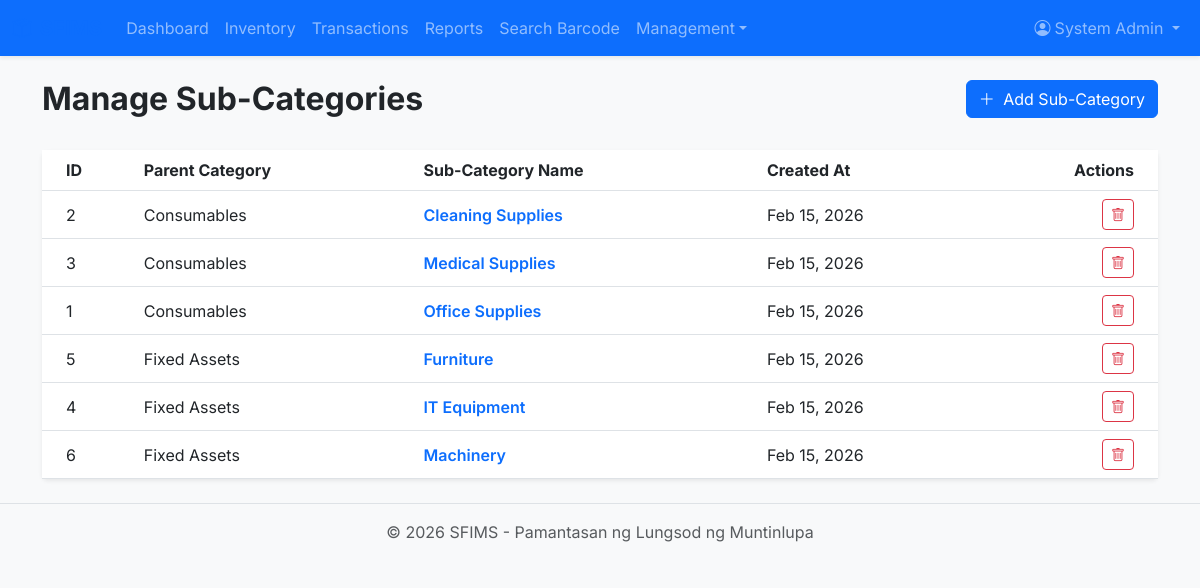
/admin/sub_categories.php (signed in), run on the app's committed database.
### tables this page shows
CREATE TABLE IF NOT EXISTS sub_categories (
    id INT AUTO_INCREMENT PRIMARY KEY,
    category_id INT NOT NULL,
    name VARCHAR(100) NOT NULL,
    created_at TIMESTAMP DEFAULT CURRENT_TIMESTAMP,
    FOREIGN KEY (category_id) REFERENCES categories(id) ON DELETE CASCADE
);

CREATE TABLE IF NOT EXISTS categories (
    id INT AUTO_INCREMENT PRIMARY KEY,
    name VARCHAR(100) NOT NULL UNIQUE,
    created_at TIMESTAMP DEFAULT CURRENT_TIMESTAMP
);

### config/app.php (called while the page is built, shortened)
<?php
function is_logged_in()
{
    return isset($_SESSION['user_id']) && $_SESSION['status'] === 'active';
}
function h($string)
{
    return htmlspecialchars($string, ENT_QUOTES, 'UTF-8');
}

### admin/sub_categories.php (the view, shortened to what this page needs)
<?php
require_once '../config/app.php';
$db = Database::getInstance();
$sql = "SELECT s.*, c.name as category_name
        FROM sub_categories s
        JOIN categories c ON s.category_id = c.id
        ORDER BY c.name ASC, s.name ASC";
$sub_categories = $db->query($sql)->fetchAll();
require_once '../partials/header.php';
?>
<div class="row mb-4">
    <div class="col-md-6">
        <h2 class="fw-bold">Manage Sub-Categories</h2>
    </div>
    <div class="col-md-6 text-end">
        <button type="button" class="btn btn-primary" data-bs-toggle="modal" data-bs-target="#addSubCategoryModal">
            <i class="bi bi-plus-lg me-1"></i> Add Sub-Category
        </button>
    </div>
</div>
<div class="card shadow-sm border-0">
    <div class="card-body p-0">
        <div class="table-responsive">
            <table class="table table-hover align-middle mb-0">
                <thead class="bg-light">
                    <tr>
                        <th class="ps-4">ID</th>
                        <th>Parent Category</th>
                        <th>Sub-Category Name</th>
                        <th>Created At</th>
                        <th class="text-end pe-4">Actions</th>
                    </tr>
                </thead>
                <tbody>
                    <?php if ($sub_categories): ?>
                        <?php foreach ($sub_categories as $sc): ?>
                            <tr>
                                <td class="ps-4"><?php echo $sc['id']; ?></td>
                                <td><?php echo h($sc['category_name']); ?></td>
                                <td class="fw-semibold text-primary"><?php echo h($sc['name']); ?></td>
                                <td><?php echo date('M d, Y', strtotime($sc['created_at'])); ?></td>
                                <td class="text-end pe-4">
                                    <a href="?delete=<?php echo $sc['id']; ?>" class="btn btn-sm btn-outline-danger" onclick="return confirm('Are you sure you want to delete this sub-category?')">
                                        <i class="bi bi-trash"></i>
                                    </a>
                                </td>
                            </tr>
                        <?php endforeach; ?>
                    <?php endif; ?>
                </tbody>
            </table>
        </div>
    </div>
</div>
<?php require_once '../partials/footer.php'; ?>

### partials/header.php (shortened to what this page needs)
<!DOCTYPE html>
<html lang="en">
<head>
    <link href="https://cdn.jsdelivr.net/npm/bootstrap@5.3.0/dist/css/bootstrap.min.css" rel="stylesheet">
    <link rel="stylesheet" href="https://cdn.jsdelivr.net/npm/bootstrap-icons@1.10.0/font/bootstrap-icons.css">
</head>
<body class="bg-light">
    <?php if (is_logged_in()): ?>
        <nav class="navbar navbar-expand-lg navbar-dark bg-primary sticky-top shadow-sm">
            <div class="container-fluid">
                <a class="navbar-brand fw-bold" href="<?php echo BASE_URL; ?>dashboard.php">
                    <i class="bi bi-box-seam me-2"></i>SFIMS
                </a>
                <div class="collapse navbar-collapse" id="navbarNav">
                    <ul class="navbar-nav me-auto">
                        <li class="nav-item">
                            <a class="nav-link" href="<?php echo BASE_URL; ?>dashboard.php">Dashboard</a>
                        </li>
                        <li class="nav-item">
                            <a class="nav-link" href="<?php echo BASE_URL; ?>inventory/items.php">Inventory</a>
                        </li>
                        <li class="nav-item">
                            <a class="nav-link" href="<?php echo BASE_URL; ?>inventory/transactions.php">Transactions</a>
                        </li>
                        <li class="nav-item">
                            <a class="nav-link" href="<?php echo BASE_URL; ?>reports/reports.php">Reports</a>
                        </li>
                        <li class="nav-item">
                            <a class="nav-link" href="<?php echo BASE_URL; ?>inventory/barcode_lookup.php">Search Barcode</a>
                        </li>
                        <?php if (is_logged_in()): ?>
                            <li class="nav-item dropdown">
                                <a class="nav-link dropdown-toggle" href="#" data-bs-toggle="dropdown">Management</a>
                            </li>
                        <?php endif; ?>
                    </ul>
                    <ul class="navbar-nav">
                        <li class="nav-item dropdown">
                            <a class="nav-link dropdown-toggle" href="#" id="userDropdown" role="button"
                                data-bs-toggle="dropdown">
                                <i class="bi bi-person-circle me-1"></i><?php echo h($_SESSION['full_name']); ?>
                            </a>
                        </li>
                    </ul>
                </div>
            </div>
        </nav>
    <?php endif; ?>
    <div class="container py-4">

### partials/footer.php (shortened to what this page needs)
</div>
<footer class="footer mt-auto py-3 bg-light border-top">
    <div class="container text-center">
        <span class="text-muted">&copy;
            <?php echo date('Y'); ?> SFIMS - Pamantasan ng Lungsod ng Muntinlupa
        </span>
    </div>
</footer>
</body>
</html>

### partials/header.php (style rules this page uses)
body { font-family: 'Inter', sans-serif; background-color: #f8f9fa; }
.navbar-brand { font-weight: 700; color: #0d6efd; }
.card { border: none; box-shadow: 0 0.125rem 0.25rem rgba(0, 0, 0, 0.075); }
.btn-primary { background-color: #0d6efd; border-color: #0d6efd; }

### data on the page
sub_categories: id "2", category.name "Consumables", name "Cleaning Supplies", created_at "Feb 15, 2026"
sub_categories: id "3", category.name "Consumables", name "Medical Supplies", created_at "Feb 15, 2026"
sub_categories: id "1", category.name "Consumables", name "Office Supplies", created_at "Feb 15, 2026"
sub_categories: id "5", category.name "Fixed Assets", name "Furniture", created_at "Feb 15, 2026"
sub_categories: id "4", category.name "Fixed Assets", name "IT Equipment", created_at "Feb 15, 2026"
sub_categories: id "6", category.name "Fixed Assets", name "Machinery", created_at "Feb 15, 2026"

### other printed values
$_SESSION['full_name'] "System Admin"
